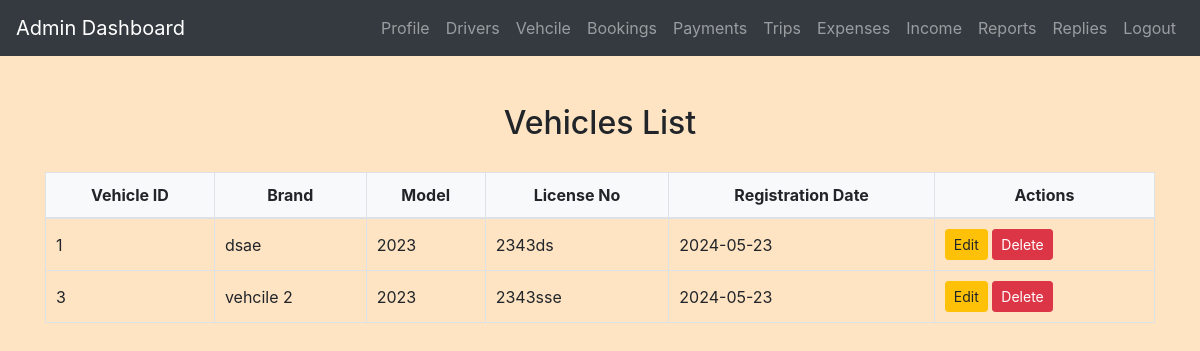
The app's page /admin/view_vehcile.php (signed in) with its own data.
### tables this page shows
CREATE TABLE `vehicles` (
  `vehicle_id` int(11) NOT NULL,
  `brand` varchar(255) NOT NULL,
  `model` varchar(255) NOT NULL,
  `license_no` varchar(255) NOT NULL,
  `registration_date` date NOT NULL
);

### admin/view_vehcile.php (the view, shortened to what this page needs)
<?php
include('config.php');
$sql = "SELECT * FROM Vehicles";
$result = $conn->query($sql);
?>
<!DOCTYPE html>
<html>
<head>
    <link rel="stylesheet" href="https://maxcdn.bootstrapcdn.com/bootstrap/4.5.2/css/bootstrap.min.css">
    <link rel="stylesheet" href="../css/style.css">
</head>
<body>
<?php include('admin_navbar.php'); ?>
<div class="container mt-5">
    <h2>Vehicles List</h2>
    <table class="table table-bordered">
        <thead>
            <tr>
                <th>Vehicle ID</th>
                <th>Brand</th>
                <th>Model</th>
                <th>License No</th>
                <th>Registration Date</th>
                <th>Actions</th>
            </tr>
        </thead>
        <tbody>
            <?php
            if ($result->num_rows > 0) {
                while($row = $result->fetch_assoc()) {
                    echo "<tr>
                        <td>{$row['vehicle_id']}</td>
                        <td>{$row['brand']}</td>
                        <td>{$row['model']}</td>
                        <td>{$row['license_no']}</td>
                        <td>{$row['registration_date']}</td>
                        <td>
                            <a href='edit_vehicle.php?vehicle_id={$row['vehicle_id']}' class='btn btn-warning btn-sm'>Edit</a>
                            <a href='view_vehicles.php?delete_id={$row['vehicle_id']}' class='btn btn-danger btn-sm' onclick='return confirm(\"Are you sure you want to delete this vehicle?\")'>Delete</a>
                        </td>
                    </tr>";
                }
            } else {
                echo "<tr><td colspan='6'>No vehicles found</td></tr>";
            }
            ?>
        </tbody>
    </table>
</div>
</body>
</html>

### css/style.css (style rules this page uses)
body { background-color: bisque; }
h1, h2, h3, h4 { text-align: center; margin-top: 30px; margin-bottom: 30px; }
.table { width: 100%; border-collapse: collapse; margin-top: 20px; }
.table th, .table td { padding: 10px; border: 1px solid #dee2e6; }
.table thead th { background-color: #f8f9fa; font-weight: bold; text-align: center; }
.table tbody td { vertical-align: middle; }

### records on screen
vehicles: vehicle_id "1", brand "dsae", model "2023", license_no "2343ds", registration_date "2024-05-23"
vehicles: vehicle_id "3", brand "vehcile 2", model "2023", license_no "2343sse", registration_date "2024-05-23"
